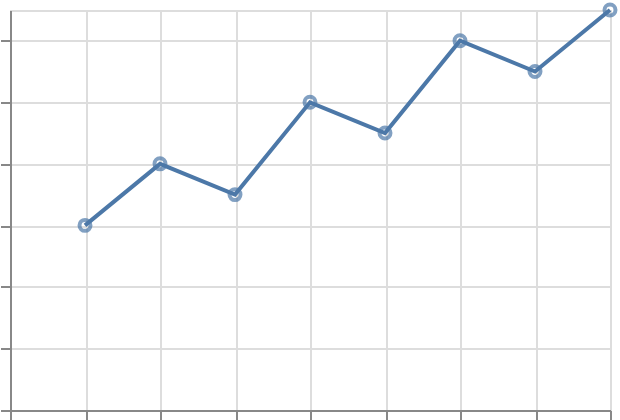

Express this chart as Vega-Lite.
### Vega-Lite specification from a JSON file in a GitHub repository (floating-point values rounded to 4 significant figures)
{"$schema": "https://vega.github.io/schema/vega-lite/v6.json", "padding": 5, "autosize": "none", "width": 300, "height": 200, "data": {"name": "table", "values": [{"c": "A", "g": "p", "x": 1, "y": 2, "v": 5, "t": "2024-01-15", "o": {"v": 3}, "IMDB Rating": 6.1, "d": "x1"}, {"c": "B", "g": "q", "x": 2, "y": 4, "v": 9, "t": "2024-02-20", "o": {"v": 7}, "IMDB Rating": 7.4, "d": "x2"}, {"c": "A", "g": "q", "x": 3, "y": 3, "v": 2, "t": "2024-03-05", "o": {"v": 1}, "IMDB Rating": 5.2, "d": "x1"}, {"c": "C", "g": "p", "x": 4, "y": 6, "v": 7, "t": "2024-05-30", "o": {"v": 4}, "IMDB Rating": 8.8, "d": "x3"}, {"c": "B", "g": "p", "x": 5, "y": 5, "v": 4, "t": "2024-07-11", "o": {"v": 9}, "IMDB Rating": 6.9, "d": "x2"}, {"c": "C", "g": "q", "x": 6, "y": 8, "v": 6, "t": "2024-09-02", "o": {"v": 2}, "IMDB Rating": 7.7, "d": "x3"}, {"c": "A", "g": "p", "x": 7, "y": 7, "v": 8, "t": "2024-11-25", "o": {"v": 5}, "IMDB Rating": 4.4, "d": "x1"}, {"c": "B", "g": "q", "x": 8, "y": 9, "v": 3, "t": "2024-12-31", "o": {"v": 8}, "IMDB Rating": 9.1, "d": "x2"}]}, "params": [{"name": "cut", "value": 4, "bind": {"input": "range", "min": 0, "max": 9}}], "transform": [{"calculate": "datum.y + cut", "as": "z"}], "layer": [{"mark": "point", "encoding": {"x": {"field": "x", "type": "quantitative"}, "y": {"field": "z", "type": "quantitative"}}}, {"mark": "line", "encoding": {"x": {"field": "x", "type": "quantitative"}, "y": {"field": "z", "type": "quantitative"}}}]}
